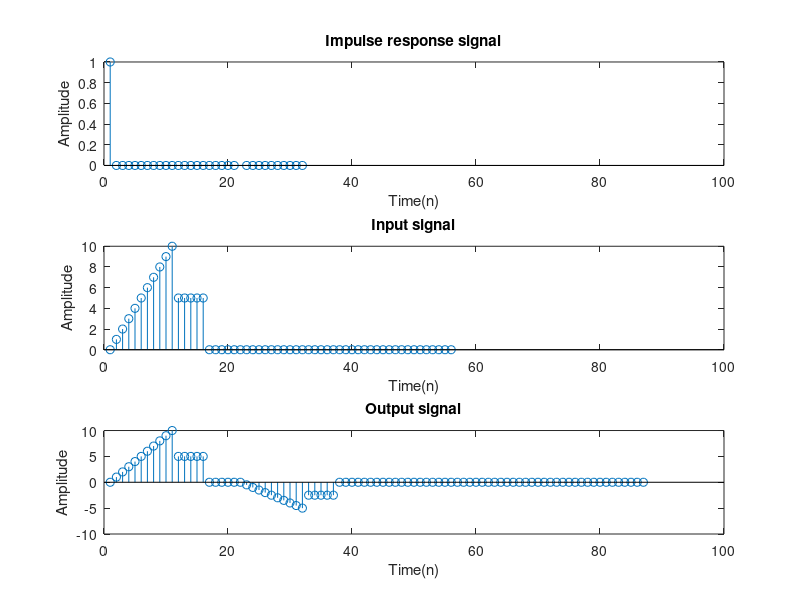

Write the MATLAB code that produced this figure.
h = [1 zeros(1,20) -0.5 zeros(1,10)];
subplot(3, 1, 1);
stem(h);
xlabel("Time(n)");
ylabel("Amplitude");
title("Impulse response signal");
axis([0 100 0 1]);

x = [0 1:10 5.*ones(1,5) zeros(1,40)];
subplot(3, 1, 2);
stem(x);
xlabel("Time(n)");
ylabel("Amplitude");
title("Input signal");
axis([0 100 0 10]);

y = conv(x,h);
subplot(3, 1, 3);
stem(y);
xlabel("Time(n)");
ylabel("Amplitude");
title("Output signal");
